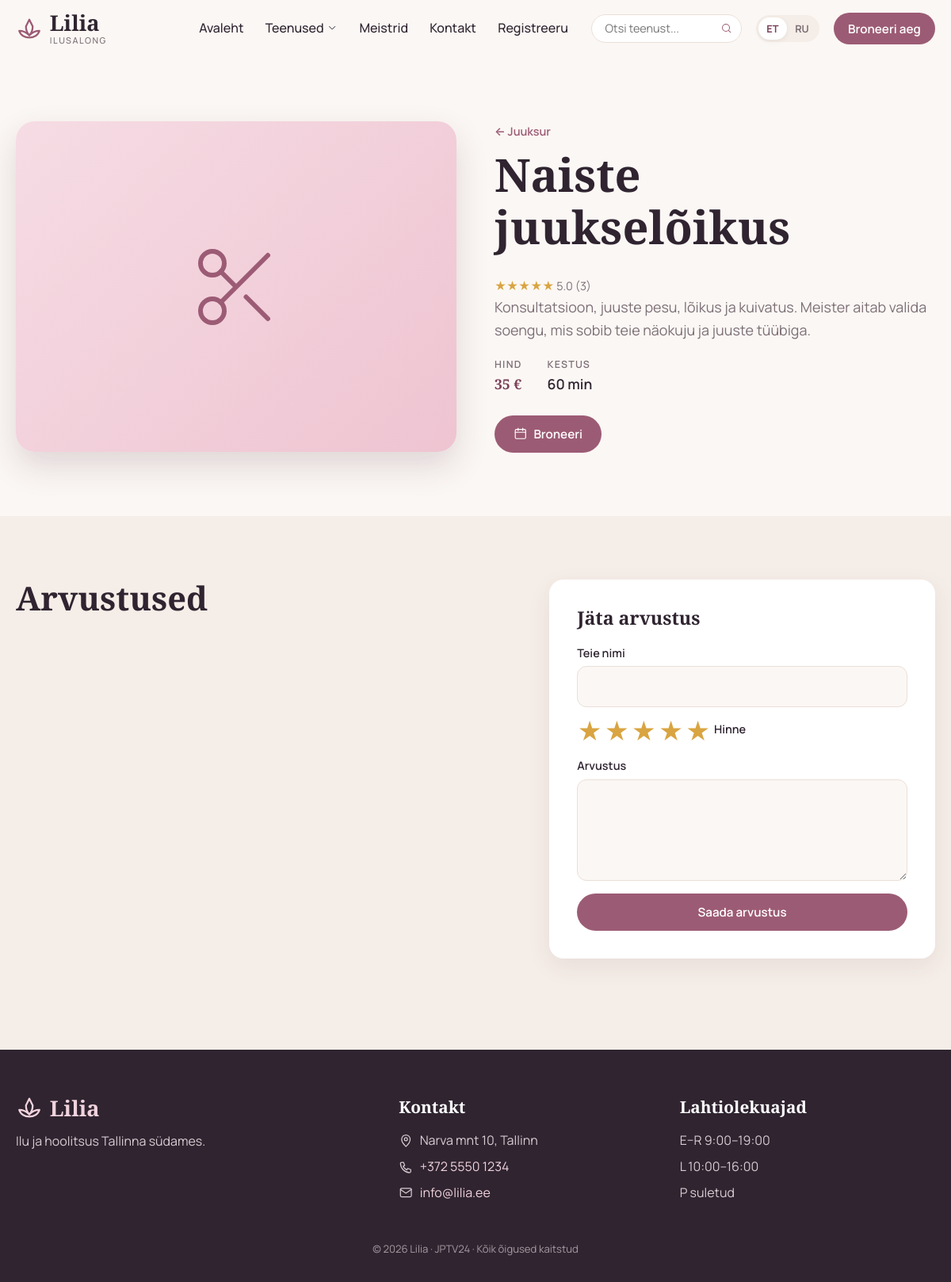
Page /service?id=1 on the committed database.
### tables this page shows
CREATE TABLE services (
    id             INT AUTO_INCREMENT PRIMARY KEY,
    category_id    INT NOT NULL,
    title_et       VARCHAR(150) NOT NULL,
    title_ru       VARCHAR(150) NOT NULL,
    description_et TEXT NOT NULL,
    description_ru TEXT NOT NULL,
    price          DECIMAL(6,2) NOT NULL,
    duration_min   INT NOT NULL,
    picture        VARCHAR(255) NULL,
    is_popular     TINYINT(1) NOT NULL DEFAULT 0,
    created_at     TIMESTAMP NOT NULL DEFAULT CURRENT_TIMESTAMP,
    CONSTRAINT fk_services_category FOREIGN KEY (category_id)
        REFERENCES categories(id) ON DELETE RESTRICT
);

CREATE TABLE categories (
    id         INT AUTO_INCREMENT PRIMARY KEY,
    name_et    VARCHAR(100) NOT NULL,
    name_ru    VARCHAR(100) NOT NULL,
    icon       VARCHAR(30)  NOT NULL DEFAULT 'sparkle',
    sort_order INT NOT NULL DEFAULT 0
);

### controller/Controller.php (called while the page is built, shortened)
<?php
class Controller {
    public static function ServiceByID($id) {
        $service = Service::getServiceByID($id);
        $reviews = Review::getReviewsByServiceID($id);
        include_once 'view/service.php';
    }
}

### route/routing.php (called while the page is built)
<?php
$host = explode('?', $_SERVER['REQUEST_URI'])[0];
$num  = substr_count($host, '/');
$path = explode('/', $host)[$num];
$isPost = $_SERVER['REQUEST_METHOD'] === 'POST';
if ($path == '' OR $path == 'index' OR $path == 'index.php') {
    $response = Controller::StartSite();
}
elseif ($path == 'services') {
    $response = Controller::AllServices();
}
elseif ($path == 'category' and isset($_GET['id'])) {
    $response = Controller::ServicesByCatID($_GET['id']);
}
elseif ($path == 'service' and isset($_GET['id'])) {
    $response = Controller::ServiceByID($_GET['id']);
}
elseif ($path == 'insertreview' and $isPost) {
    $response = Controller::InsertReview();
}
elseif ($path == 'booking') {
    $response = Controller::BookingForm();
}
elseif ($path == 'bookingSave' and $isPost) {
    $response = Controller::BookingSave();
}
elseif ($path == 'bookingDone') {
    $response = Controller::BookingDone();
}
elseif ($path == 'slots' and isset($_GET['master'], $_GET['date'])) {
    $response = Controller::Slots($_GET['master'], $_GET['date']);
}
elseif ($path == 'masters') {
    $response = Controller::Masters();
}
elseif ($path == 'contact') {
    $response = Controller::Contact();
}
elseif ($path == 'search') {
    $response = Controller::Search(isset($_GET['q']) ? $_GET['q'] : '');
}
elseif ($path == 'registerForm') {
    $response = Controller::registerForm();
}
elseif ($path == 'registerAnswer' and $isPost) {
    $response = Controller::registerUser();
}
else {
    $response = Controller::error404();
}

### index.php (called while the page is built, shortened)
<?php
include_once 'inc/Database.php';
include_once 'inc/Lang.php';
require 'model/Service.php';
require 'model/Review.php';
require 'model/Booking.php';
include_once 'view/Icons.php';
include_once 'view/ViewService.php';
include_once 'view/ViewReview.php';
include_once 'controller/Controller.php';
include_once 'route/routing.php';

### inc/Database.php (called while the page is built, shortened)
<?php
class Database {
    private $conn;
    private $host;
    private $user;
    private $password;
    private $baseName;
    function __construct() {
        $this->host     = getenv('DB_HOST') ?: 'db';
        $this->user     = getenv('DB_USER') ?: 'root';
        $this->password = getenv('DB_PASSWORD') !== false ? getenv('DB_PASSWORD') : 'root';
        $this->baseName = getenv('DB_NAME') ?: 'ilusalong';
    }
    function connect() {
        if (!$this->conn) {
            try {
                $this->conn = new PDO(
                    'mysql:host=' . $this->host . ';dbname=' . $this->baseName . ';charset=utf8mb4',
                    $this->user,
                    $this->password,
                    array(PDO::ATTR_ERRMODE => PDO::ERRMODE_EXCEPTION)
                );
            } catch (Exception $e) {
                die('Connection failed : ' . $e->getMessage());
            }
        }
        return $this->conn;
    }
    function disconnect() {
        $this->conn = null;
    }
    function getOne($query, $params = array()) {
        $stmt = $this->conn->prepare($query);
        $stmt->execute($params);
        return $stmt->fetch(PDO::FETCH_ASSOC);
    }
    function getAll($query, $params = array()) {
        $stmt = $this->conn->prepare($query);
        $stmt->execute($params);
        return $stmt->fetchAll(PDO::FETCH_ASSOC);
    }
}

### model/Service.php (called while the page is built, shortened)
<?php
class Service {
    private static $select = "SELECT s.*, c.name_et AS category_et, c.name_ru AS category_ru, c.icon,
                                     ROUND(AVG(r.rating), 1) AS rating, COUNT(r.id) AS reviews_count
                              FROM services s
                              JOIN categories c ON c.id = s.category_id
                              LEFT JOIN reviews r ON r.service_id = s.id";
    public static function getServiceByID($id) {
        $db = new Database();
        return $db->getOne(self::$select . " WHERE s.id = ? GROUP BY s.id", array((int)$id));
    }
}

### inc/Lang.php (called while the page is built, shortened)
<?php
class Lang {
    private static $lang = self::DEFAULT_LANG;
    private static $strings = array();
    public static function init() {
        self::$lang = isset($_SESSION['lang']) ? $_SESSION['lang'] : self::DEFAULT_LANG;
        self::$strings = require __DIR__ . '/../lang/' . self::$lang . '.php';
    }
    public static function current() {
        return self::$lang;
    }
    public static function t($key) {
        return isset(self::$strings[$key]) ? self::$strings[$key] : $key;
    }
    public static function field($row, $base) {
        $key = $base . '_' . self::$lang;
        if (isset($row[$key]) && $row[$key] !== '') {
            return $row[$key];
        }
        return isset($row[$base . '_' . self::DEFAULT_LANG]) ? $row[$base . '_' . self::DEFAULT_LANG] : '';
    }
    public static function switchUrl($lang) {
        $query = $_GET;
        $query['lang'] = $lang;
        $path = explode('?', $_SERVER['REQUEST_URI'])[0];
        return htmlspecialchars($path . '?' . http_build_query($query));
    }
}
function t($key) {
    return Lang::t($key);
}
function e($value) {
    return htmlspecialchars((string)$value, ENT_QUOTES, 'UTF-8');
}

### model/Review.php (called while the page is built, shortened)
<?php
class Review {
    public static function getReviewsByServiceID($id) {
        $db = new Database();
        return $db->getAll("SELECT * FROM reviews WHERE service_id = ? ORDER BY id DESC", array((int)$id));
    }
}

### view/layout.php (the view, shortened to what this page needs)
<!DOCTYPE html>
<html lang="<?php echo Lang::current(); ?>">
<head>
    <link rel="stylesheet" href="public/css/style.css">
</head>
<body>
    <header class="site-header" id="top">
        <div class="container header-inner">
            <a class="logo" href="./">
                <?php echo Icon::svg('lotus', 'logo-icon'); ?>
                <span>Lilia<small><?php echo Lang::current() == 'et' ? 'ilusalong' : 'салон красоты'; ?></small></span>
            </a>
            <nav class="main-nav" id="main-nav">
                <ul class="topmenu">
                    <li><a href="./"><?php echo e(t('nav_home')); ?></a></li>
                    <li class="has-sub">
                        <a href="services"><?php echo e(t('nav_services')); ?> <?php echo Icon::svg('chevron', 'icon chev'); ?></a>
                    </li>
                    <li><a href="masters"><?php echo e(t('nav_masters')); ?></a></li>
                    <li><a href="contact"><?php echo e(t('nav_contact')); ?></a></li>
                    <li><a href="registerForm"><?php echo e(t('nav_register')); ?></a></li>
                </ul>
                <form class="search-form" action="search" method="GET" role="search">
                    <input type="search" name="q" placeholder="<?php echo e(t('search_placeholder')); ?>"
                           value="<?php echo isset($_GET['q']) ? e($_GET['q']) : ''; ?>" aria-label="<?php echo e(t('search_btn')); ?>">
                    <button type="submit" aria-label="<?php echo e(t('search_btn')); ?>"><?php echo Icon::svg('search'); ?></button>
                </form>
                <div class="lang-switch" aria-label="Language">
                    <?php foreach (Lang::SUPPORTED as $l): ?>
                        <a href="<?php echo Lang::switchUrl($l); ?>" class="<?php echo $l == Lang::current() ? 'active' : ''; ?>" hreflang="<?php echo $l; ?>"><?php echo strtoupper($l); ?></a>
                    <?php endforeach; ?>
                </div>
                <a class="btn btn-nav" href="booking"><?php echo e(t('nav_book')); ?></a>
            </nav>
        </div>
    </header>
    <main>
        <?php
        if (isset($content)) {
            echo $content;
        }
        ?>
    </main>
    <footer class="site-footer">
        <div class="container footer-grid">
            <div>
                <a class="logo logo-light" href="./"><?php echo Icon::svg('lotus', 'logo-icon'); ?><span>Lilia</span></a>
                <p><?php echo e(t('footer_text')); ?></p>
            </div>
            <div>
                <h4><?php echo e(t('nav_contact')); ?></h4>
                <p><?php echo Icon::svg('pin'); ?> <?php echo e(t('address_value')); ?></p>
                <p><?php echo Icon::svg('phone'); ?> <a href="tel:+37255501234">+372 5550 1234</a></p>
                <p><?php echo Icon::svg('mail'); ?> <a href="mailto:info@lilia.ee">info@lilia.ee</a></p>
            </div>
            <div>
                <h4><?php echo e(t('hours')); ?></h4>
                <p><?php echo e(t('hours_weekdays')); ?></p>
                <p><?php echo e(t('hours_saturday')); ?></p>
                <p><?php echo e(t('hours_sunday')); ?></p>
            </div>
        </div>
        <p class="copyright">&copy; <?php echo date('Y'); ?> Lilia · JPTV24 · <?php echo e(t('rights')); ?></p>
    </footer>
</body>
</html>

### view/service.php (shortened to what this page needs)
<section class="section">
    <div class="container service-detail">
        <?php echo ViewService::Picture($service, 'detail-media reveal'); ?>
        <div class="detail-info">
            <a class="back-link" href="category?id=<?php echo (int)$service['category_id']; ?>">← <?php echo e(Lang::field($service, 'category')); ?></a>
            <h1><?php echo e(Lang::field($service, 'title')); ?></h1>
            <?php if ((int)$service['reviews_count'] > 0): ?>
                <a href="#reviews" class="card-rating"><?php echo Icon::stars($service['rating']); ?> <?php echo e($service['rating']); ?> (<?php echo (int)$service['reviews_count']; ?>)</a>
            <?php endif; ?>
            <p class="lead"><?php echo nl2br(e(Lang::field($service, 'description'))); ?></p>
            <dl class="facts">
                <div><dt><?php echo e(t('price')); ?></dt><dd class="price"><?php echo ViewService::Price($service['price']); ?></dd></div>
                <div><dt><?php echo e(t('duration')); ?></dt><dd><?php echo (int)$service['duration_min']; ?> <?php echo e(t('min')); ?></dd></div>
            </dl>
            <a class="btn" href="booking?service=<?php echo (int)$service['id']; ?>"><?php echo Icon::svg('calendar'); ?> <?php echo e(t('book_now')); ?></a>
        </div>
    </div>
</section>
<section class="section section-soft" id="reviews">
    <div class="container reviews-layout">
        <div>
            <h2><?php echo e(t('reviews_title')); ?></h2>
            <?php echo ViewReview::ReviewsByService($reviews); ?>
        </div>
        <?php echo ViewReview::ReviewForm($service['id']); ?>
    </div>
</section>
<?php
$content = ob_get_clean();
include_once 'view/layout.php';

### rows in the picture
services: category.name_et "Juuksur", title_et "Naiste juukselõikus", description_et "Konsultatsioon, juuste pesu, lõikus ja kuivatus. Meister aitab valida soengu, mis sobib teie näokuju ja juuste tüübiga.", price "35 €", duration_min "60"

### other values in the picture
t('nav_home') "Avaleht"
t('nav_services') "Teenused"
t('nav_masters') "Meistrid"
t('nav_contact') "Kontakt"
t('nav_register') "Registreeru"
$l "ET"
$l "RU"
t('nav_book') "Broneeri aeg"
$service['rating'] "5.0"
$service['reviews_count'] "3"
t('price') "HIND"
t('duration') "KESTUS"
t('min') "min"
t('book_now') "Broneeri"
t('reviews_title') "Arvustused"
